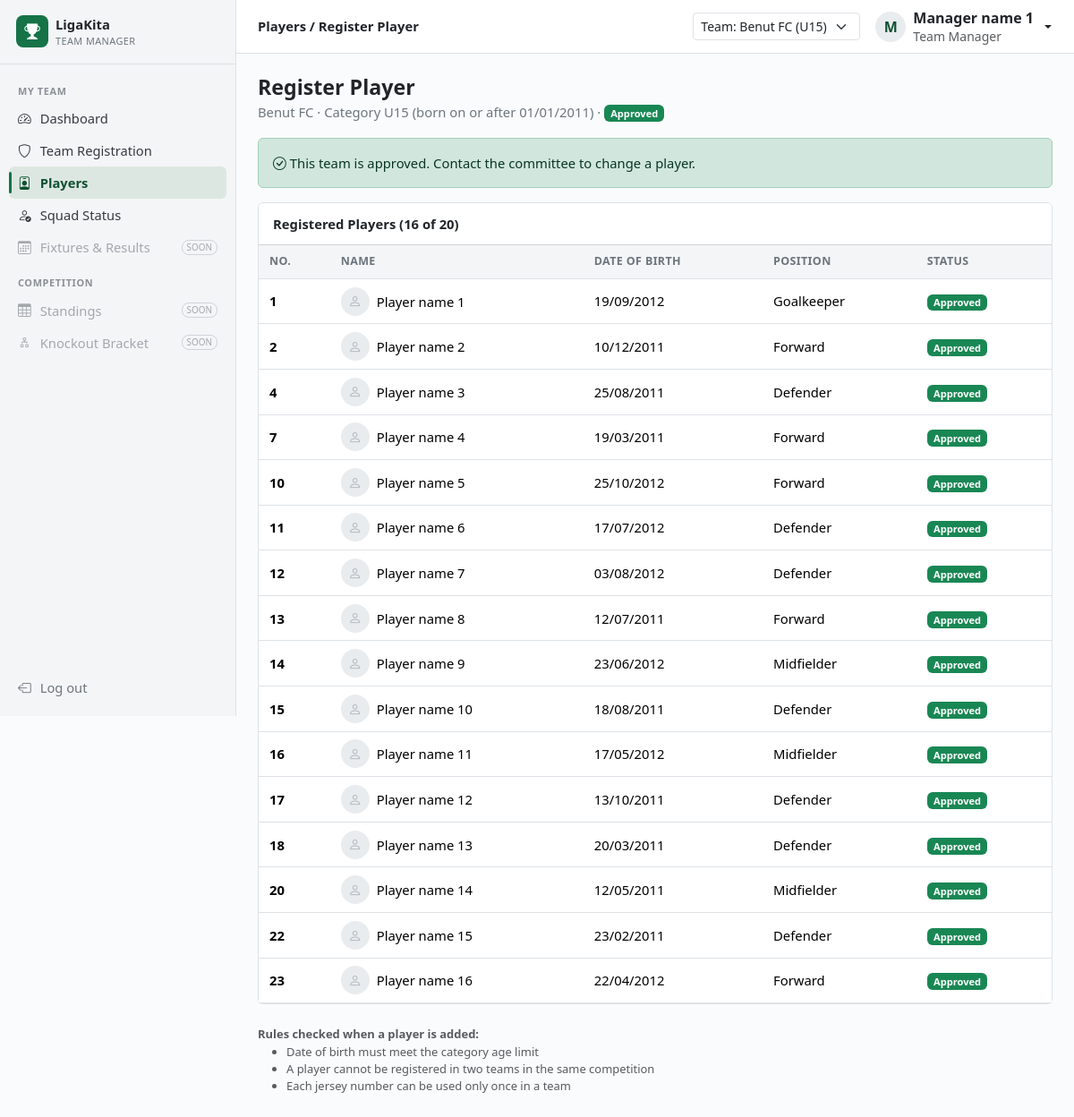
Screenshot of /manager/players.php (signed in) with the database file from the repository.
### tables this page shows
CREATE TABLE `teams` (
  `team_id` INT NOT NULL AUTO_INCREMENT COMMENT 'Unique team identification number',
  `category_id` INT NOT NULL COMMENT 'Category entered',
  `manager_id` INT NOT NULL COMMENT 'Team manager responsible for the team',
  `team_name` VARCHAR(100) NOT NULL COMMENT 'Name of the team',
  `short_name` VARCHAR(10) NULL COMMENT 'Short name of the team',
  `organisation` VARCHAR(150) NOT NULL COMMENT 'Club, school or organisation',
  `logo_path` VARCHAR(255) NULL COMMENT 'File path of the team logo',
  `coach_name` VARCHAR(100) NOT NULL COMMENT 'Name of the head coach',
  `coach_phone` VARCHAR(15) NULL COMMENT 'Phone number of the head coach',
  `home_kit` VARCHAR(50) NULL COMMENT 'Home kit colours',
  `away_kit` VARCHAR(50) NULL COMMENT 'Away kit colours',
  `reg_status` ENUM('draft', 'pending', 'approved', 'rejected') NOT NULL DEFAULT 'draft' COMMENT 'Registration status of the team',
  `reject_reason` VARCHAR(255) NULL COMMENT 'Reason given when rejected',
  `submitted_at` DATETIME NULL COMMENT 'Date and time submitted for approval',
  PRIMARY KEY (`team_id`),
  CONSTRAINT `fk_teams_category_id` FOREIGN KEY (`category_id`) REFERENCES `categories` (`category_id`) ON DELETE RESTRICT,
  CONSTRAINT `fk_teams_manager_id` FOREIGN KEY (`manager_id`) REFERENCES `users` (`user_id`) ON DELETE RESTRICT,
  UNIQUE KEY `uq_teams_name` (`category_id`, `team_name`)
);

CREATE TABLE `categories` (
  `category_id` INT NOT NULL AUTO_INCREMENT COMMENT 'Unique category identification number',
  `competition_id` INT NOT NULL COMMENT 'Competition that the category belongs to',
  `name` VARCHAR(20) NOT NULL COMMENT 'Name of the category',
  `born_on_or_after` DATE NOT NULL COMMENT 'Earliest date of birth allowed',
  `min_squad` TINYINT(2) NOT NULL COMMENT 'Minimum number of players per team',
  `max_squad` TINYINT(2) NOT NULL COMMENT 'Maximum number of players per team',
  `half_minutes` TINYINT(2) NOT NULL COMMENT 'Length of each half in minutes',
  `reg_closes` DATE NOT NULL COMMENT 'Last day for team registration',
  PRIMARY KEY (`category_id`),
  CONSTRAINT `fk_categories_competition_id` FOREIGN KEY (`competition_id`) REFERENCES `competitions` (`competition_id`) ON DELETE RESTRICT,
  UNIQUE KEY `uq_categories_name` (`competition_id`, `name`)
);

CREATE TABLE `team_players` (
  `team_player_id` INT NOT NULL AUTO_INCREMENT COMMENT 'Unique registration identification number',
  `team_id` INT NOT NULL COMMENT 'Team',
  `player_id` INT NOT NULL COMMENT 'Player',
  `jersey_no` TINYINT(2) NOT NULL COMMENT 'Jersey number',
  `position` ENUM('GK', 'DF', 'MF', 'FW') NULL COMMENT 'Playing position',
  `status` ENUM('pending', 'approved', 'rejected') NOT NULL DEFAULT 'pending' COMMENT 'Approval status of the registration',
  PRIMARY KEY (`team_player_id`),
  CONSTRAINT `fk_team_players_team_id` FOREIGN KEY (`team_id`) REFERENCES `teams` (`team_id`) ON DELETE CASCADE,
  CONSTRAINT `fk_team_players_player_id` FOREIGN KEY (`player_id`) REFERENCES `players` (`player_id`) ON DELETE RESTRICT,
  UNIQUE KEY `uq_team_players_jersey` (`team_id`, `jersey_no`),
  UNIQUE KEY `uq_team_players_player` (`team_id`, `player_id`)
);

CREATE TABLE `players` (
  `player_id` INT NOT NULL AUTO_INCREMENT COMMENT 'Unique player identification number',
  `full_name` VARCHAR(100) NOT NULL COMMENT 'Name as in MyKad or birth certificate',
  `id_number` VARCHAR(14) NOT NULL COMMENT 'MyKad or birth certificate number',
  `date_of_birth` DATE NOT NULL COMMENT 'Date of birth',
  `photo_path` VARCHAR(255) NULL COMMENT 'File path of the player photo',
  PRIMARY KEY (`player_id`),
  UNIQUE KEY `uq_players_id_number` (`id_number`)
);

### includes/auth.php (called while the page is built, shortened)
<?php
function current_user(): ?array
{
    return $_SESSION['user'] ?? null;
}
function require_login(?string $role = null): array
{
    $user = current_user();
    return $user;
}

### includes/helpers.php (called while the page is built, shortened)
<?php
function e(?string $value): string
{
    return htmlspecialchars((string) $value, ENT_QUOTES, 'UTF-8');
}
function format_date(?string $ymd): string
{
    return $ymd ? date('d/m/Y', strtotime($ymd)) : '–';
}

### manager/players.php (the view, shortened to what this page needs)
<?php
require __DIR__ . '/../includes/init.php';
$user = require_login('team_manager');
$team = current_team($pdo, $user);
$teamId = (int) $team['team_id'];
$editable = team_editable($team);
$editId = (int) ($_GET['edit'] ?? $_POST['team_player_id'] ?? 0);
$players = team_players($pdo, $teamId);
$checks = registration_checks($pdo, $team);
require __DIR__ . '/../includes/header.php';
?>
<div class="page-head">
    <h1>Register Player</h1>
    <p><?= e($team['team_name']) ?> · Category <?= e($team['cat_name']) ?> (born on or after <?= format_date($team['born_on_or_after']) ?>) · <?= status_badge($team['reg_status']) ?></p>
</div>
<?php if ($team['reg_status'] === 'rejected'): ?>
    <div class="alert alert-danger"><strong>Returned by the committee.</strong> Reason: <?= e((string) $team['reject_reason']) ?></div>
<?php elseif ($team['reg_status'] === 'pending'): ?>
    <div class="alert alert-warning"><i class="bi bi-hourglass-split me-1"></i>Submitted on <?= format_date($team['submitted_at']) ?>. The players cannot be changed while the committee reviews the team.</div>
<?php elseif ($team['reg_status'] === 'approved'): ?>
    <div class="alert alert-success"><i class="bi bi-check-circle me-1"></i>This team is approved. Contact the committee to change a player.</div>
<?php elseif (!$editable): ?>
    <div class="alert alert-secondary">Registration for <?= e($team['cat_name']) ?> closed on <?= format_date($team['reg_closes']) ?>.</div>
<?php endif; ?>
<div class="row g-4">
    <div class="<?= $editable ? 'col-xl-7' : 'col-12' ?>">
        <div class="card mb-4">
            <div class="card-header">Registered Players (<?= count($players) ?> of <?= $team['max_squad'] ?>)</div>
            <div class="table-responsive">
                <table class="table align-middle mb-0">
                    <thead><tr><th>No.</th><th>Name</th><th>Date of birth</th><th>Position</th><th>Status</th><?php if ($editable): ?><th></th><?php endif; ?></tr></thead>
                    <tbody>
                    <?php foreach ($players as $p): ?>
                        <tr class="<?= $p['team_player_id'] == $editId ? 'table-active' : '' ?>">
                            <td><strong><?= $p['jersey_no'] ?></strong></td>
                            <td class="text-nowrap">
                                <?= $p['photo_path'] ? '<img class="player-thumb me-2" src="' . e(url($p['photo_path'])) . '" alt="">' : '<span class="player-thumb me-2"><i class="bi bi-person"></i></span>' ?><?= e($p['full_name']) ?>
                            </td>
                            <td><?= format_date($p['date_of_birth']) ?></td>
                            <td><?= e(POSITIONS[$p['position']] ?? '–') ?></td>
                            <td><?= status_badge($p['status']) ?></td>
                        </tr>
                    <?php endforeach; ?>
                    </tbody>
                </table>
            </div>
        </div>
        <div class="small text-muted mt-3">
            <strong>Rules checked when a player is added:</strong>
            <ul class="mb-0">
                <li>Date of birth must meet the category age limit</li>
                <li>A player cannot be registered in two teams in the same competition</li>
                <li>Each jersey number can be used only once in a team</li>
            </ul>
        </div>
    </div>
</div>
<?php require __DIR__ . '/../includes/footer.php'; ?>

### includes/teams.php (shortened to what this page needs)
<?php
function status_badge(string $status): string
{
    [$label, $class] = REG_STATUS[$status] ?? [ucfirst($status), 'text-bg-secondary'];
    return '<span class="badge ' . $class . '">' . e($label) . '</span>';
}
function my_teams(PDO $pdo, int $userId): array
{
    $s = $pdo->prepare('SELECT t.*, k.name AS cat_name, k.reg_closes, k.min_squad, k.max_squad, k.born_on_or_after, k.competition_id,
                               c.name AS comp_name, c.start_date, c.end_date,
                               (SELECT COUNT(*) FROM team_players tp WHERE tp.team_id = t.team_id) AS n_player
                          FROM teams t
                          JOIN categories k ON k.category_id = t.category_id
                          JOIN competitions c ON c.competition_id = k.competition_id
                         WHERE t.manager_id = ?
                      ORDER BY c.start_date DESC, k.name, t.team_name');
    $s->execute([$userId]);
    return $s->fetchAll();
}
function current_team(PDO $pdo, array $user): ?array
{
    $teams = my_teams($pdo, (int) $user['user_id']);
    return $teams[0] ?? null;
}
function team_editable(array $team): bool
{
    return in_array($team['reg_status'], ['draft', 'rejected'], true) && $team['reg_closes'] >= date('Y-m-d');
}
function team_players(PDO $pdo, int $teamId): array
{
    $s = $pdo->prepare('SELECT tp.*, p.full_name, p.id_number, p.date_of_birth, p.photo_path
                          FROM team_players tp JOIN players p ON p.player_id = tp.player_id
                         WHERE tp.team_id = ? ORDER BY tp.jersey_no');
    $s->execute([$teamId]);
    return $s->fetchAll();
}
function registration_checks(PDO $pdo, array $team): array
{
    $players = team_players($pdo, (int) $team['team_id']);
    $n = count($players);
    $checks = [];
    $checks[] = [$n >= $team['min_squad'] && $n <= $team['max_squad'],
        $n < $team['min_squad'] ? "Squad has $n players, below the minimum of {$team['min_squad']}"
            : ($n > $team['max_squad'] ? "Squad has $n players, above the maximum of {$team['max_squad']}" : 'Squad size within the limit')];
    $old = array_filter($players, fn ($p) => $p['date_of_birth'] < $team['born_on_or_after']);
    $checks[] = [!$old, $old ? implode(', ', array_column($old, 'full_name')) . ' ' . (count($old) > 1 ? 'are' : 'is') . ' over the age limit'
        : 'All players born on or after ' . format_date($team['born_on_or_after'])];
    $jerseys = array_count_values(array_column($players, 'jersey_no'));
    $checks[] = [max($jerseys ?: [0]) <= 1, max($jerseys ?: [0]) <= 1 ? 'No duplicate jersey numbers' : 'Some jersey numbers are used twice'];
    $s = $pdo->prepare("SELECT p.full_name, t2.team_name
                          FROM team_players tp
                          JOIN players p ON p.player_id = tp.player_id
                          JOIN team_players tp2 ON tp2.player_id = tp.player_id AND tp2.team_id <> tp.team_id
                          JOIN teams t2 ON t2.team_id = tp2.team_id
                          JOIN categories k2 ON k2.category_id = t2.category_id
                         WHERE tp.team_id = ? AND k2.competition_id = ? AND t2.reg_status <> 'rejected'
                      ORDER BY p.full_name");
    $s->execute([$team['team_id'], $team['competition_id']]);
    $dups = $s->fetchAll();
    if (!$dups) {
        $checks[] = [true, 'No player is registered with another team in this competition'];
    }
    return $checks;
}

### assets/css/app.css (style rules this page uses)
:root { --lk-green: #157347; --lk-green-dark: #0f5132; --lk-sidebar: #f4f5f7; --lk-border: #dee2e6; }
body.app { background: #fafbfc; font-size: .925rem; }
.page-head h1 { font-size: 1.45rem; font-weight: 700; margin-bottom: 2px; }
.page-head p { color: #6c757d; margin-bottom: 18px; }
.card { border-color: var(--lk-border); }
.card-header { background: #fff; font-weight: 700; padding: 12px 16px; }
.table > :not(caption) > * > * { padding: .55rem .75rem; }
.table thead th { font-size: .78rem; text-transform: uppercase; letter-spacing: .03em; color: #6c757d; background: #f4f5f7; }
.player-thumb { width: 32px; height: 32px; border-radius: 50%; object-fit: cover; background: #e9ecef; display: inline-flex; align-items: center; justify-content: center; color: #adb5bd; }

### rows the page displays
teams: team_name "Benut FC"
categories: name "U15", born_on_or_after "01/01/2011", max_squad "20"
team_players: jersey_no "1", player.full_name "Player name 1", player.date_of_birth "19/09/2012", position "Goalkeeper"
team_players: jersey_no "2", player.full_name "Player name 2", player.date_of_birth "10/12/2011", position "Forward"
team_players: jersey_no "4", player.full_name "Player name 3", player.date_of_birth "25/08/2011", position "Defender"
team_players: jersey_no "7", player.full_name "Player name 4", player.date_of_birth "19/03/2011", position "Forward"
team_players: jersey_no "10", player.full_name "Player name 5", player.date_of_birth "25/10/2012", position "Forward"
team_players: jersey_no "11", player.full_name "Player name 6", player.date_of_birth "17/07/2012", position "Defender"
team_players: jersey_no "12", player.full_name "Player name 7", player.date_of_birth "03/08/2012", position "Defender"
team_players: jersey_no "13", player.full_name "Player name 8", player.date_of_birth "12/07/2011", position "Forward"
team_players: jersey_no "14", player.full_name "Player name 9", player.date_of_birth "23/06/2012", position "Midfielder"
team_players: jersey_no "15", player.full_name "Player name 10", player.date_of_birth "18/08/2011", position "Defender"
team_players: jersey_no "16", player.full_name "Player name 11", player.date_of_birth "17/05/2012", position "Midfielder"
team_players: jersey_no "17", player.full_name "Player name 12", player.date_of_birth "13/10/2011", position "Defender"
team_players: jersey_no "18", player.full_name "Player name 13", player.date_of_birth "20/03/2011", position "Defender"
team_players: jersey_no "20", player.full_name "Player name 14", player.date_of_birth "12/05/2011", position "Midfielder"
team_players: jersey_no "22", player.full_name "Player name 15", player.date_of_birth "23/02/2011", position "Defender"
team_players: jersey_no "23", player.full_name "Player name 16", player.date_of_birth "22/04/2012", position "Forward"

### other values shown
$section "MY TEAM"
$label "Dashboard"
$label "Team Registration"
$label "Players"
$label "Squad Status"
$label "Fixtures & Results"
$section "COMPETITION"
$label "Standings"
$label "Knockout Bracket"
$crumb "Players / Register Player"
substr($user['full_name'], 0, 1) "M"
$user['full_name'] "Manager name 1"
$label "Approved"
count($players) "16"
